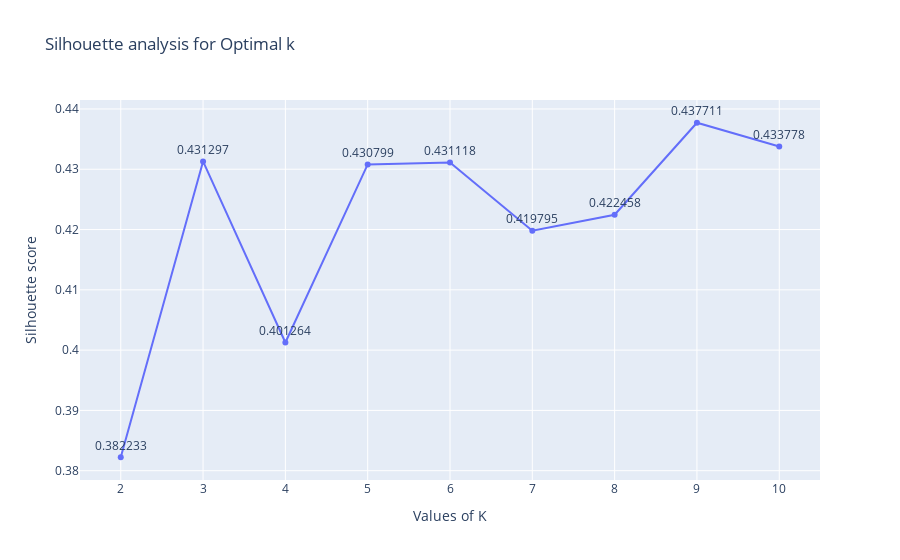

This figure's notebook cell:
### Code cell
import plotly.express as px
import sklearn.cluster as cluster
import sklearn.metrics as metrics

silhouette_avg = []
for i in range(2,11):
    labels=cluster.KMeans(n_clusters=i,random_state=200).fit(pca_newdf).labels_
    silhouette_avg.append(metrics.silhouette_score(pca_newdf, labels ,metric="euclidean",sample_size=1000,random_state=200))

round_silhouette_avg = [round(num, 6) for num in silhouette_avg]
fig = px.line(x=range(2,11), y=silhouette_avg, title='Silhouette analysis for Optimal k', markers=True, labels={
    'x':'Values of K',
    'y':'Silhouette score'
}, text=round_silhouette_avg)  

fig.update_traces(textposition='top center')
fig.show()

### Figure 1 — Plotly figure (JSON) as saved in the notebook; plotly's stock layout.template omitted (floating-point values rounded to 4 significant figures)
{"data": [{"hovertemplate": "Values of K=%{x}<br>Silhouette score=%{y}<br>text=%{text}<extra></extra>", "legendgroup": "", "line": {"color": "#636efa", "dash": "solid"}, "marker": {"symbol": "circle"}, "mode": "lines+text+markers", "name": "", "orientation": "v", "showlegend": false, "text": [0.3822, 0.4313, 0.4013, 0.4308, 0.4311, 0.4198, 0.4225, 0.4377, 0.4338], "textposition": "top center", "type": "scatter", "x": [2, 3, 4, 5, 6, 7, 8, 9, 10], "xaxis": "x", "y": [0.3822, 0.4313, 0.4013, 0.4308, 0.4311, 0.4198, 0.4225, 0.4377, 0.4338], "yaxis": "y"}], "layout": {"legend": {"tracegroupgap": 0}, "title": {"text": "Silhouette analysis for Optimal k"}, "xaxis": {"anchor": "y", "domain": [0, 1], "title": {"text": "Values of K"}}, "yaxis": {"anchor": "x", "domain": [0, 1], "title": {"text": "Silhouette score"}}}}
